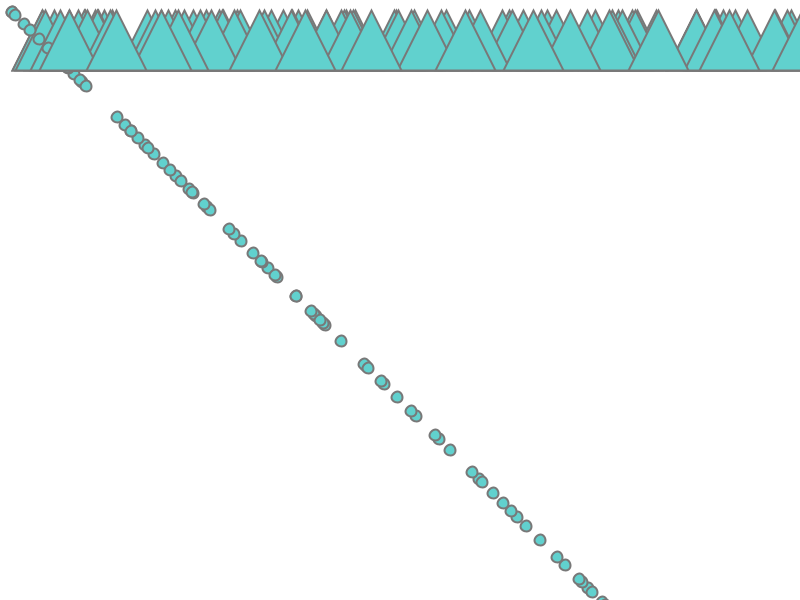
Frame 1 (no input)
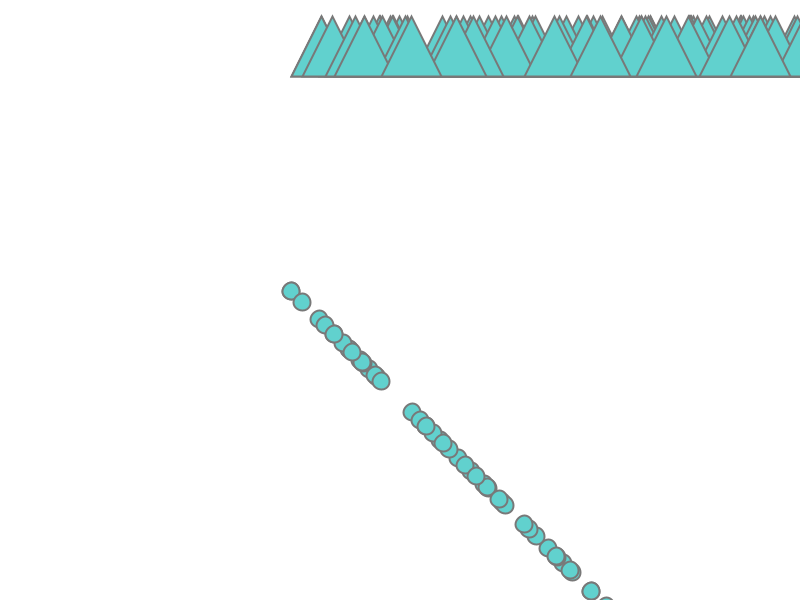
Frame 60 (the mouse pressed at the canvas centre just before this capture)
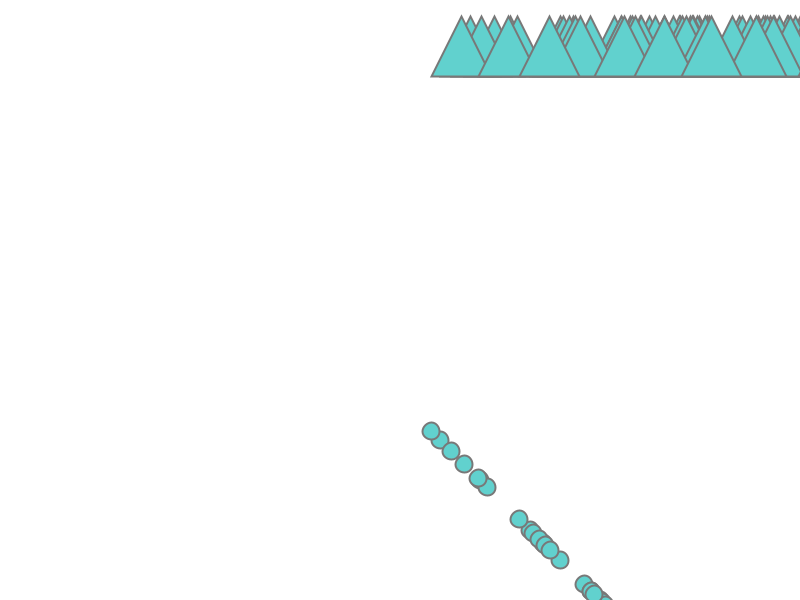
Frame 120 (the mouse held since frame 60 and released just before this capture)

The Processing sketch that drew these frames (run headless with seeded random() and noise(); from frame 60 on, the mouse is pressed at the canvas centre):

// Processing sketch: s07e00gabi
// ── s07e00gabi.pde
//Expresión Digital II - Diseño Digital - UDD - 2016
//Gabriela Navarro Risopatrón
//s07e00gabi
int x;
float y;

//Variables globales
Objeto[] o = new Objeto[100];

void setup() {
  size(800, 600);
  //inicialización de variables globales
  for (int i = 0; i < o.length; i++) {
    o[i] = new Objeto((int) random(0, width));
  }
}

void draw() {
  background(255);
  //uso de variables
  for (int i = 0; i < o.length; i++) {
    o[i].display(); 
    o[i].mover(); 
    //o[i].borde();
  }
}
// ── Objeto.pde
class Objeto {
  //variables globales de la clase
  int x, velx, vely;
  float y, amt;
  color c, c1, c2, c3, c4, cc, ccc;
  boolean v, h;

  //constructor
  Objeto(int x) {
    //inicialización de variables globales de la clase
    this.x = x;
    y = 10.5;
    velx = 4;
    vely = 6;
    c = color(97, 209, 206);
    c1 = color(93, 255, 70);
    c2 = color(255);
    c3 = color(0);
    c4 = color(120);
    v = true;
    h = false;
  }

  //Muestra un triángulo sin borde de color turqueza
  void display() {
    stroke(c4);
    strokeWeight(2);
    fill(c);
    triangle(x + 30, y, x, y + 60, x + 60, y + 60);
    ellipse(x, x, y, y);
  }

  //Mover a través del canvas
  void mover() {

    x += velx;
    y += vely;
  
    if (x > width - 40 / 2 || x < 40 / 2) {
      velx *= -1;
      amt = map(x, 0, width, 0, 1);                                 
      cc = lerpColor(c, c1, amt);                              
      ccc = lerpColor(c2, c3, amt);
    }

    if (y > height - 40 / 2 || y < 40 /2) {                         
      vely *= -1;                                                   
      amt = map(x, 0, width, 0, 1);                                 
      cc = lerpColor(c, c1, amt);                              
      ccc = lerpColor(c2, c3, amt);
      x++; //x += random();
    }
  }
}

  //Si llega al ancho, parte de cero y nuevo tamaño de ancho
  void borde() {
    if (x > width) {
      x = 0;
      y = random(5, 30);
    }
  }
 
